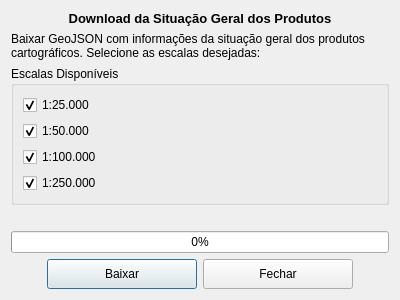
<?xml version="1.0" encoding="UTF-8"?>
<!-- Path: gui\situacao_geral\situacao_geral_dialog.ui -->
<ui version="4.0">
 <class>DownloadSituacaoGeralDialog</class>
 <widget class="QDialog" name="DownloadSituacaoGeralDialog">
  <property name="geometry">
   <rect>
    <x>0</x>
    <y>0</y>
    <width>400</width>
    <height>300</height>
   </rect>
  </property>
  <property name="windowTitle">
   <string>Download de Situação Geral</string>
  </property>
  <layout class="QVBoxLayout" name="verticalLayout">
   <item>
    <widget class="QLabel" name="titleLabel">
     <property name="font">
      <font>
       <pointsize>10</pointsize>
       <weight>75</weight>
       <bold>true</bold>
      </font>
     </property>
     <property name="text">
      <string>Download da Situação Geral dos Produtos</string>
     </property>
     <property name="alignment">
      <set>Qt::AlignCenter</set>
     </property>
    </widget>
   </item>
   <item>
    <widget class="QLabel" name="descriptionLabel">
     <property name="text">
      <string>Baixar GeoJSON com informações da situação geral dos produtos cartográficos. Selecione as escalas desejadas:</string>
     </property>
     <property name="wordWrap">
      <bool>true</bool>
     </property>
    </widget>
   </item>
   <item>
    <spacer name="verticalSpacer">
     <property name="orientation">
      <enum>Qt::Vertical</enum>
     </property>
     <property name="sizeHint" stdset="0">
      <size>
       <width>20</width>
       <height>20</height>
      </size>
     </property>
    </spacer>
   </item>
   <item>
    <widget class="QGroupBox" name="scalesGroupBox">
     <property name="title">
      <string>Escalas Disponíveis</string>
     </property>
     <layout class="QVBoxLayout" name="verticalLayout_2">
      <item>
       <widget class="QCheckBox" name="scale25kCheckBox">
        <property name="text">
         <string>1:25.000</string>
        </property>
        <property name="checked">
         <bool>true</bool>
        </property>
       </widget>
      </item>
      <item>
       <widget class="QCheckBox" name="scale50kCheckBox">
        <property name="text">
         <string>1:50.000</string>
        </property>
        <property name="checked">
         <bool>true</bool>
        </property>
       </widget>
      </item>
      <item>
       <widget class="QCheckBox" name="scale100kCheckBox">
        <property name="text">
         <string>1:100.000</string>
        </property>
        <property name="checked">
         <bool>true</bool>
        </property>
       </widget>
      </item>
      <item>
       <widget class="QCheckBox" name="scale250kCheckBox">
        <property name="text">
         <string>1:250.000</string>
        </property>
        <property name="checked">
         <bool>true</bool>
        </property>
       </widget>
      </item>
     </layout>
    </widget>
   </item>
   <item>
    <spacer name="verticalSpacer_2">
     <property name="orientation">
      <enum>Qt::Vertical</enum>
     </property>
     <property name="sizeHint" stdset="0">
      <size>
       <width>20</width>
       <height>20</height>
      </size>
     </property>
    </spacer>
   </item>
   <item>
    <widget class="QLabel" name="statusLabel">
     <property name="text">
      <string/>
     </property>
     <property name="alignment">
      <set>Qt::AlignCenter</set>
     </property>
    </widget>
   </item>
   <item>
    <widget class="QProgressBar" name="progressBar">
     <property name="value">
      <number>0</number>
     </property>
    </widget>
   </item>
   <item>
    <layout class="QHBoxLayout" name="horizontalLayout">
     <item>
      <spacer name="horizontalSpacer">
       <property name="orientation">
        <enum>Qt::Horizontal</enum>
       </property>
       <property name="sizeHint" stdset="0">
        <size>
         <width>40</width>
         <height>20</height>
        </size>
       </property>
      </spacer>
     </item>
     <item>
      <widget class="QPushButton" name="downloadButton">
       <property name="minimumSize">
        <size>
         <width>150</width>
         <height>30</height>
        </size>
       </property>
       <property name="text">
        <string>Baixar</string>
       </property>
      </widget>
     </item>
     <item>
      <widget class="QPushButton" name="closeButton">
       <property name="minimumSize">
        <size>
         <width>150</width>
         <height>30</height>
        </size>
       </property>
       <property name="text">
        <string>Fechar</string>
       </property>
      </widget>
     </item>
     <item>
      <spacer name="horizontalSpacer_2">
       <property name="orientation">
        <enum>Qt::Horizontal</enum>
       </property>
       <property name="sizeHint" stdset="0">
        <size>
         <width>40</width>
         <height>20</height>
        </size>
       </property>
      </spacer>
     </item>
    </layout>
   </item>
  </layout>
 </widget>
 <resources/>
 <connections/>
</ui>
